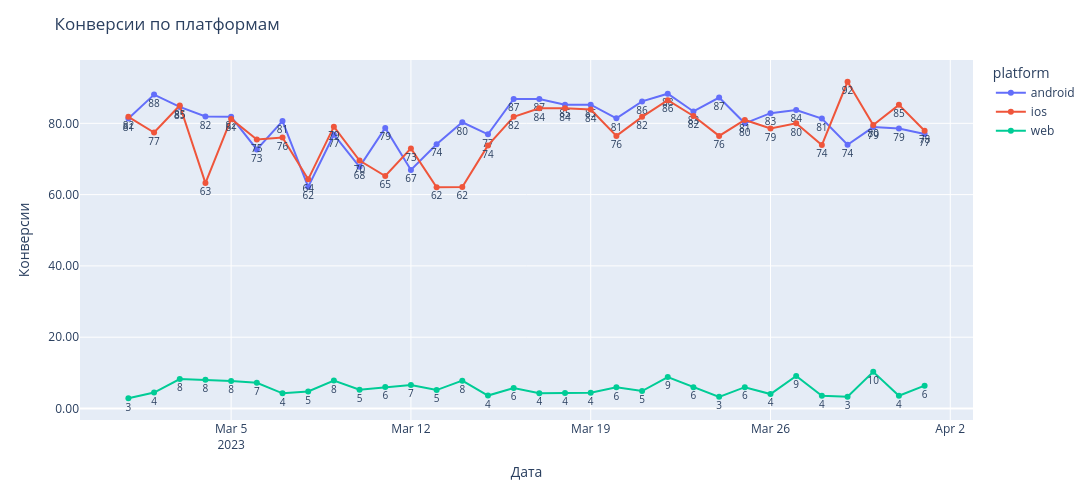

The notebook cell saved with this chart:
### Code cell
df_viz = conversion_data.copy()
df_viz['date_group'] = df_viz['date_group'].astype(str)
df_viz = df_viz[df_viz['date_group'].between(START_DATE, END_DATE)] 

fig = px.line(df_viz, 
              x='date_group', 
              y='conversion',
              color='platform',
              text=df_viz['conversion'].apply(lambda x: f'{x:.0f}'),
              markers=True,
              width=1900, 
              height=500,
        )

fig.update_layout(
    yaxis_tickformat='.2f',
    xaxis_title='Дата',
    yaxis_title='Конверсии',
    title='Конверсии по платформам'
)

fig.update_traces(
    textposition='bottom center',  # позиция: top center, bottom center, top left и т.д.
    textfont=dict(size=10) 
)

fig.write_image('./charts/conversion_by_platform.png', width=1900, height=500, scale=2)
fig.show()

### Figure 1 — Plotly figure (JSON) as saved in the notebook; plotly's stock layout.template omitted (floating-point values rounded to 4 significant figures)
{"data": [{"hovertemplate": "platform=android<br>date_group=%{x}<br>conversion=%{y}<br>text=%{text}<extra></extra>", "legendgroup": "android", "line": {"color": "#636efa", "dash": "solid"}, "marker": {"symbol": "circle"}, "mode": "lines+markers+text", "name": "android", "orientation": "v", "showlegend": true, "text": ["81", "88", "85", "82", "82", "73", "81", "62", "77", "68", "79", "67", "74", "80", "77", "87", "87", "85", "85", "81", "86", "88", "83", "87", "80", "83", "84", "81", "74", "79", "79", "77"], "textfont": {"size": 10}, "textposition": "bottom center", "type": "scatter", "x": ["2023-03-01", "2023-03-02", "2023-03-03", "2023-03-04", "2023-03-05", "2023-03-06", "2023-03-07", "2023-03-08", "2023-03-09", "2023-03-10", "2023-03-11", "2023-03-12", "2023-03-13", "2023-03-14", "2023-03-15", "2023-03-16", "2023-03-17", "2023-03-18", "2023-03-19", "2023-03-20", "2023-03-21", "2023-03-22", "2023-03-23", "2023-03-24", "2023-03-25", "2023-03-26", "2023-03-27", "2023-03-28", "2023-03-29", "2023-03-30", "2023-03-31", "2023-04-01"], "xaxis": "x", "y": [81.33, 88.06, 84.62, 81.91, 81.82, 72.67, 80.65, 62.18, 76.81, 67.82, 78.72, 66.92, 74.15, 80.3, 76.92, 86.84, 86.79, 85.19, 85.25, 81.4, 86.15, 88.31, 83.33, 87.23, 80.0, 82.86, 83.75, 81.36, 73.97, 78.95, 78.57, 77.03], "yaxis": "y"}, {"hovertemplate": "platform=ios<br>date_group=%{x}<br>conversion=%{y}<br>text=%{text}<extra></extra>", "legendgroup": "ios", "line": {"color": "#EF553B", "dash": "solid"}, "marker": {"symbol": "circle"}, "mode": "lines+markers+text", "name": "ios", "orientation": "v", "showlegend": true, "text": ["82", "77", "85", "63", "81", "75", "76", "64", "79", "70", "65", "73", "62", "62", "74", "82", "84", "84", "84", "76", "82", "86", "82", "76", "81", "79", "80", "74", "92", "80", "85", "78"], "textfont": {"size": 10}, "textposition": "bottom center", "type": "scatter", "x": ["2023-03-01", "2023-03-02", "2023-03-03", "2023-03-04", "2023-03-05", "2023-03-06", "2023-03-07", "2023-03-08", "2023-03-09", "2023-03-10", "2023-03-11", "2023-03-12", "2023-03-13", "2023-03-14", "2023-03-15", "2023-03-16", "2023-03-17", "2023-03-18", "2023-03-19", "2023-03-20", "2023-03-21", "2023-03-22", "2023-03-23", "2023-03-24", "2023-03-25", "2023-03-26", "2023-03-27", "2023-03-28", "2023-03-29", "2023-03-30", "2023-03-31", "2023-04-01"], "xaxis": "x", "y": [81.82, 77.42, 85.0, 63.24, 81.25, 75.44, 76.0, 64.29, 79.07, 69.57, 65.22, 72.97, 62.07, 62.16, 73.81, 81.82, 84.21, 84.21, 83.87, 76.47, 81.82, 86.49, 82.05, 76.47, 80.95, 78.57, 80.0, 73.91, 91.67, 79.55, 85.19, 77.94], "yaxis": "y"}, {"hovertemplate": "platform=web<br>date_group=%{x}<br>conversion=%{y}<br>text=%{text}<extra></extra>", "legendgroup": "web", "line": {"color": "#00cc96", "dash": "solid"}, "marker": {"symbol": "circle"}, "mode": "lines+markers+text", "name": "web", "orientation": "v", "showlegend": true, "text": ["3", "4", "8", "8", "8", "7", "4", "5", "8", "5", "6", "7", "5", "8", "4", "6", "4", "4", "4", "6", "5", "9", "6", "3", "6", "4", "9", "4", "3", "10", "4", "6"], "textfont": {"size": 10}, "textposition": "bottom center", "type": "scatter", "x": ["2023-03-01", "2023-03-02", "2023-03-03", "2023-03-04", "2023-03-05", "2023-03-06", "2023-03-07", "2023-03-08", "2023-03-09", "2023-03-10", "2023-03-11", "2023-03-12", "2023-03-13", "2023-03-14", "2023-03-15", "2023-03-16", "2023-03-17", "2023-03-18", "2023-03-19", "2023-03-20", "2023-03-21", "2023-03-22", "2023-03-23", "2023-03-24", "2023-03-25", "2023-03-26", "2023-03-27", "2023-03-28", "2023-03-29", "2023-03-30", "2023-03-31", "2023-04-01"], "xaxis": "x", "y": [2.867, 4.466, 8.266, 8.041, 7.68, 7.196, 4.247, 4.777, 7.814, 5.271, 6.015, 6.555, 5.16, 7.798, 3.621, 5.743, 4.292, 4.336, 4.414, 5.925, 4.888, 8.798, 5.97, 3.254, 5.973, 4.034, 9.129, 3.566, 3.299, 10.3, 3.557, 6.405], "yaxis": "y"}], "layout": {"height": 500, "legend": {"title": {"text": "platform"}, "tracegroupgap": 0}, "margin": {"t": 60}, "title": {"text": "Конверсии по платформам"}, "width": 1900, "xaxis": {"anchor": "y", "domain": [0, 1], "title": {"text": "Дата"}}, "yaxis": {"anchor": "x", "domain": [0, 1], "tickformat": ".2f", "title": {"text": "Конверсии"}}}}
